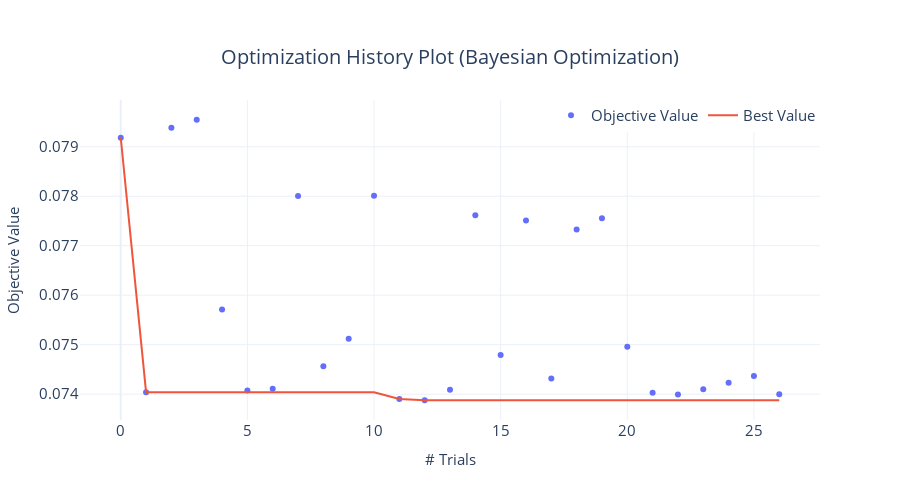

Notebook source saved alongside this figure:
### Code cell
fig = optuna.visualization.plot_optimization_history(study)
fig = format_plot(fig, xlabel="# Trials", ylabel="Objective Value", title="Optimization History Plot (Bayesian Optimization)")
fig.write_image("imgs/chapter_10/opt_history_bo.png")
fig.show()

### Figure 1 — Plotly figure (JSON) as saved in the notebook; plotly's stock layout.template omitted (floating-point values rounded to 4 significant figures)
{"data": [{"mode": "markers", "name": "Objective Value", "type": "scatter", "x": [0, 1, 2, 3, 4, 5, 6, 7, 8, 9, 10, 11, 12, 13, 14, 15, 16, 17, 18, 19, 20, 21, 22, 23, 24, 25, 26], "y": [0.07918, 0.07404, 0.07938, 0.07955, 0.07571, 0.07407, 0.07411, 0.07801, 0.07457, 0.07512, 0.07801, 0.0739, 0.07388, 0.07409, 0.07762, 0.07479, 0.07751, 0.07431, 0.07733, 0.07756, 0.07496, 0.07403, 0.07399, 0.0741, 0.07423, 0.07437, 0.074]}, {"mode": "lines", "name": "Best Value", "type": "scatter", "x": [0, 1, 2, 3, 4, 5, 6, 7, 8, 9, 10, 11, 12, 13, 14, 15, 16, 17, 18, 19, 20, 21, 22, 23, 24, 25, 26], "y": [0.07918, 0.07404, 0.07404, 0.07404, 0.07404, 0.07404, 0.07404, 0.07404, 0.07404, 0.07404, 0.07404, 0.0739, 0.07388, 0.07388, 0.07388, 0.07388, 0.07388, 0.07388, 0.07388, 0.07388, 0.07388, 0.07388, 0.07388, 0.07388, 0.07388, 0.07388, 0.07388]}, {"marker": {"color": "#cccccc"}, "mode": "markers", "name": "Infeasible Trial", "showlegend": false, "type": "scatter", "x": [], "y": []}], "layout": {"autosize": false, "height": 500, "legend": {"font": {"size": 15}, "orientation": "h", "title": {}, "x": 1, "xanchor": "right", "y": 0.9, "yanchor": "bottom"}, "title": {"font": {"size": 20}, "text": "Optimization History Plot (Bayesian Optimization)", "x": 0.5, "xanchor": "center", "yanchor": "top"}, "width": 900, "xaxis": {"tickfont": {"size": 15}, "title": {"font": {"size": 15}, "text": "# Trials"}}, "yaxis": {"tickfont": {"size": 15}, "title": {"font": {"size": 15}, "text": "Objective Value"}}}}
